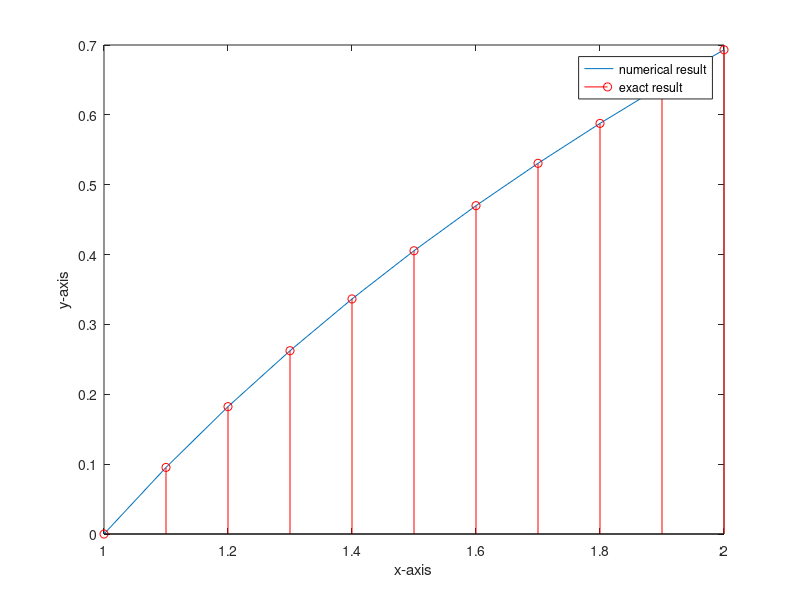

This figure's MATLAB source:
    % Use the non-linear shooting method to approximate the solution of
    % the boundary value problem and compare the result with the actual
    % solution.
    %
    % y'' = -(y')^2 - y + ln(x),   1 <= x <= 2,
    % y(1) = 0,  y(2) = ln(2),  with h = 0.1,  m = 10
    %
    % Actual solution:
    % y(x) = ln(x)

    function non_linear
    clc
    clf
    clear all
    a=1;
    b=2;
    alpha=0;
    beta=log(2);
    h=0.1;
    tol=0.00001;
    m=10;
    k=1;
    n=(b-a)/h;
    tk=(beta-alpha)/(b-a);
    x=linspace(a,b,n+1);
    while k<=m
        u(1)=alpha;
        u1(1)=tk;
        v(1)=0;
        v1(1)=1;
        for i=1:n
            k1=h*f(x(i),u(i),u1(i));
            k2=h*f(x(i)+h/2,u(i)+u1(i)*h/2+h*k1/8,u1(i)+k1/2);
            k3=h*f(x(i)+h/2,u(i)+u1(i)*h/2+h*k1/8,u1(i)+k2/2);
            k4=h*f(x(i)+h,u(i)+u1(i)*h+h*k3/2,u1(i)+k3);
            u(i+1)=u(i)+h*(u1(i)+(k1+k2+k3)/6);
            u1(i+1)=u1(i)+(k1+2*k2+2*k3+k4)/6;
            p1=h*g(x(i),v(i),v1(i),u(i),u1(i));
            p2=h*g(x(i)+h/2,v(i)+v1(i)*h/2+h*p1/8,v1(i)+p1/2,u(i),u1(i));
            p3=h*g(x(i)+h/2,v(i)+v1(i)*h/2+h*p1/8,v1(i)+p2/2,u(i),u1(i));
            p4=h*g(x(i)+h,v(i)+v1(i)*h+h*p3/2,v1(i)+p3,u(i),u1(i));
            v(i+1)=v(i)+h*(v1(i)+(p1+p2+p3)/6);
            v1(i+1)=v1(i)+(p1+2*p2+2*p3+p4)/6;
        end
        if (abs(u(n+1)-beta)<tol)
            plot (x,u)
            hold on
            ey=log(x);
            stem(x,ey,'or');
            fprintf('x approximate exact error\n');
            for i=1:n+1
                fprintf('%11.5f %11.5f %11.5f %11.5f \n',x(i),u(i),ey(i), ey(i)-u(i));
            end
            legend('numerical result','exact result');
            xlabel('x-axis');
            ylabel('y-axis');
            fprintf('number of iteration =%d',k);
            break;
        else tk=tk-(u(n+1)-beta)/v(n+1);
            k=k+1;
        end
    end
    function u2=f(x,u,u1)
    u2=-(u1)^2-u+log(x);
    function v2=g(x,v,v1,u,u1)
    v2=-v-2*u1*v1
